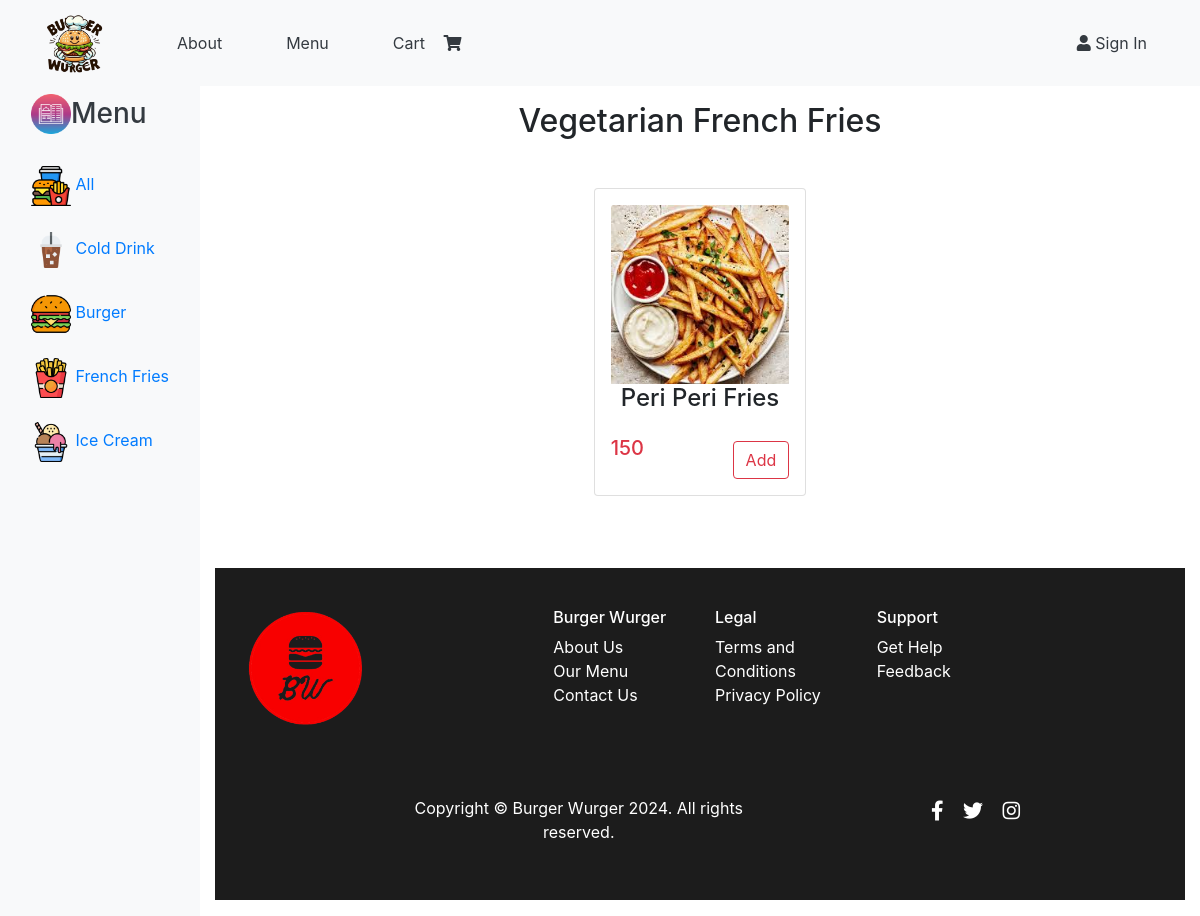
Page /view/friesveg.php on the committed database.
### tables this page shows
CREATE TABLE IF NOT EXISTS `products` (
  `id` int NOT NULL AUTO_INCREMENT,
  `name` varchar(100) NOT NULL,
  `category_id` int NOT NULL,
  `type` enum('Vegetarian','Non-vegetarian') NOT NULL,
  `description` varchar(200) NOT NULL,
  `price` double NOT NULL,
  `image` varchar(255) NOT NULL,
  `status` enum('available','not-available') NOT NULL DEFAULT 'available',
  PRIMARY KEY (`id`),
  KEY `cat_to_product` (`category_id`)
);

### model/menumodel.php (called while the page is built, shortened)
<?php
include('../connection/config.php');
class MenuModel
{
	public $config;
	public function __construct()
	{
		$con_obj = new Connection();
		$this->config = $con_obj->connect();
	}
	public function AllFries($type)
	{
		$query = " SELECT products.id,products.image,products.name,products.description,products.type,products.price from products inner join categories on products.category_id=categories.id where products.status='available' AND categories.name='French-Fries' AND products.type='$type'";
		$object = mysqli_query($this->config,$query);
		$data=[];
		while ($row = $object->fetch_array(MYSQLI_ASSOC)) {
		 	$data[]=$row;
		 }
		if($data!=null){
			return $data;
		}
	}
}
?>

### connection/config.php (called while the page is built, shortened)
<?php
class Connection
{
	public function connect()
	{
		$this->conn = mysqli_connect("localhost","root","","burgerwurger");
		return $this->conn;
	}
}
?>

### controller/menucontroller.php (called while the page is built, shortened)
<?php
include("../model/menumodel.php");
class MenuController
{
	public $menu;
	public function __construct()
	{
		$this->menu = new MenuModel();
	}
	public function allfries($type)
	{
		return $this->menu->AllFries($type);
	}
}
?>

### view/friesveg.php (the view, shortened to what this page needs)
<?php
    require('nav.php');
    require('sidebar.php');
    $res = $obj->allfries('Vegetarian');
    $user = isset($_REQUEST['username']) ? htmlspecialchars(trim($_REQUEST['username']), ENT_QUOTES, 'UTF-8') : '';
?>
<div class="container">
    <h2 align="center">Vegetarian French Fries</h2>
    <div class="row mt-5 mb-5 d-flex justify-content-around">
        <?php
        if (!empty($res) && is_array($res)) {
            for ($i = 0; $i < count($res); $i++) {
        ?>
                <div class="col-lg-3 col-md-4 mb-4" style="display: flex; justify-content: center; align-items: stretch; width: 100%; max-width: 300px;">
                    <div class="card text-center p-3" style="display: flex; flex-direction: column; justify-content: space-between; height: 100%; width: 100%; max-width: 100%;">
                        <img src="../admin/attachment/upload/<?php echo $res[$i]['image'] ?>" class="card-img-top img-fluid" alt="Product Image" onerror="this.src='path/to/placeholder.jpg';" style="flex-shrink: 0; width: 100%; height: auto;">
                        <div class="card-body" style="display: flex; flex-direction: column; justify-content: space-between; flex-grow: 1;">
                            <h4 class="card-title"><?php echo $res[$i]['name'] ?></h4>
                            <div class="d-flex justify-content-between align-items-center">
                                <span class="text-danger h5"><?php echo $res[$i]['price'] ?></span>
                                <a href="friesveg.php?p_id=<?php echo $res[$i]['id']; ?>&username=<?php echo $user ?>&ans=<?php echo $ans ?>" class="btn btn-outline-danger mt-3">Add</a>
                            </div>
                        </div>
                    </div>
                </div>
        <?php
            }
        }
        ?>
    </div>
</div>
<?php
    require('footer.php');
?>

### assets/css/main.css (style rules this page uses)
.card-body { padding: 0px !important; }

### rows in the picture
products: image (picture), name "Peri Peri Fries", price "150"
